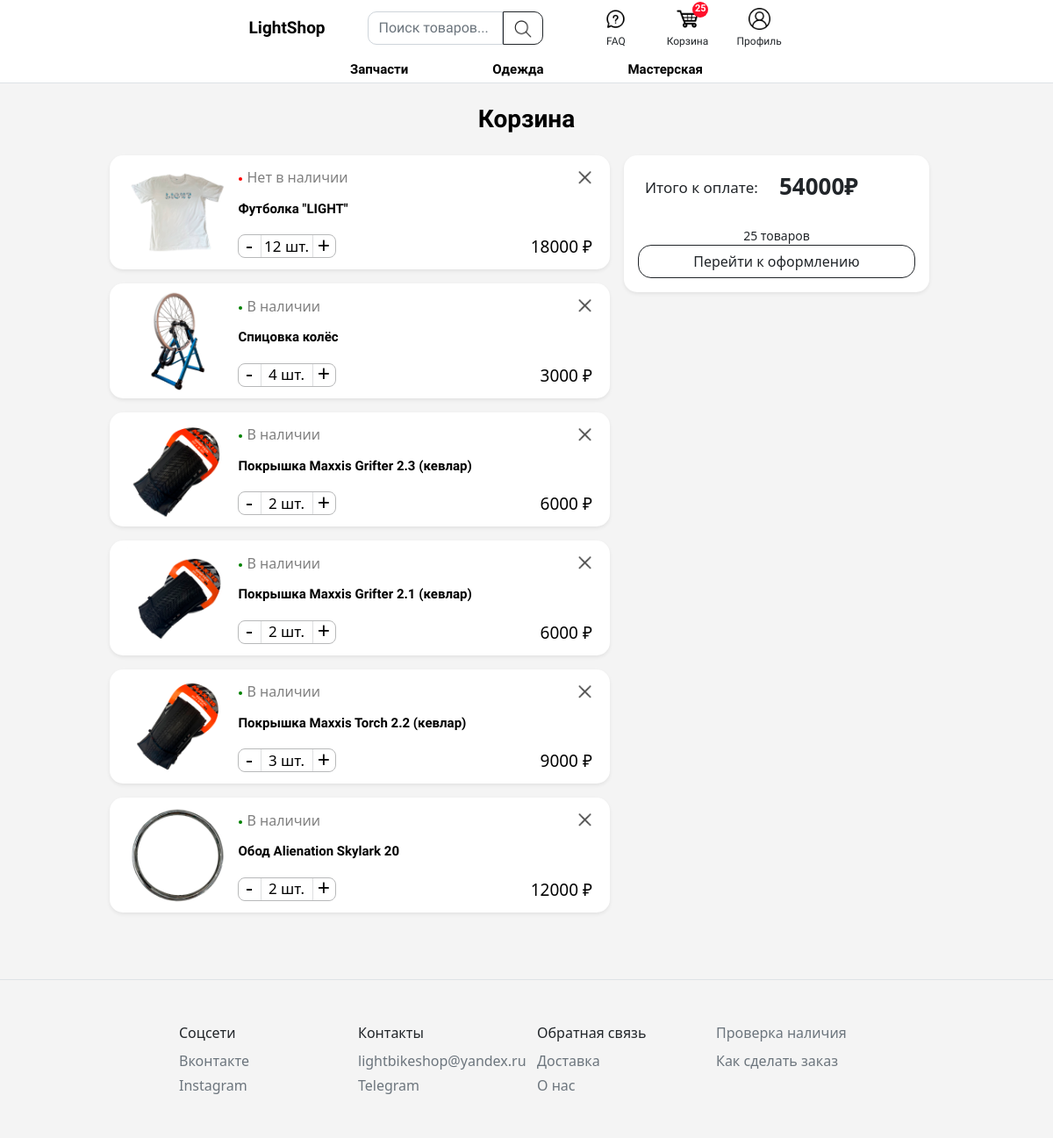
The page /cart/ (signed in) on the database as committed earlier.
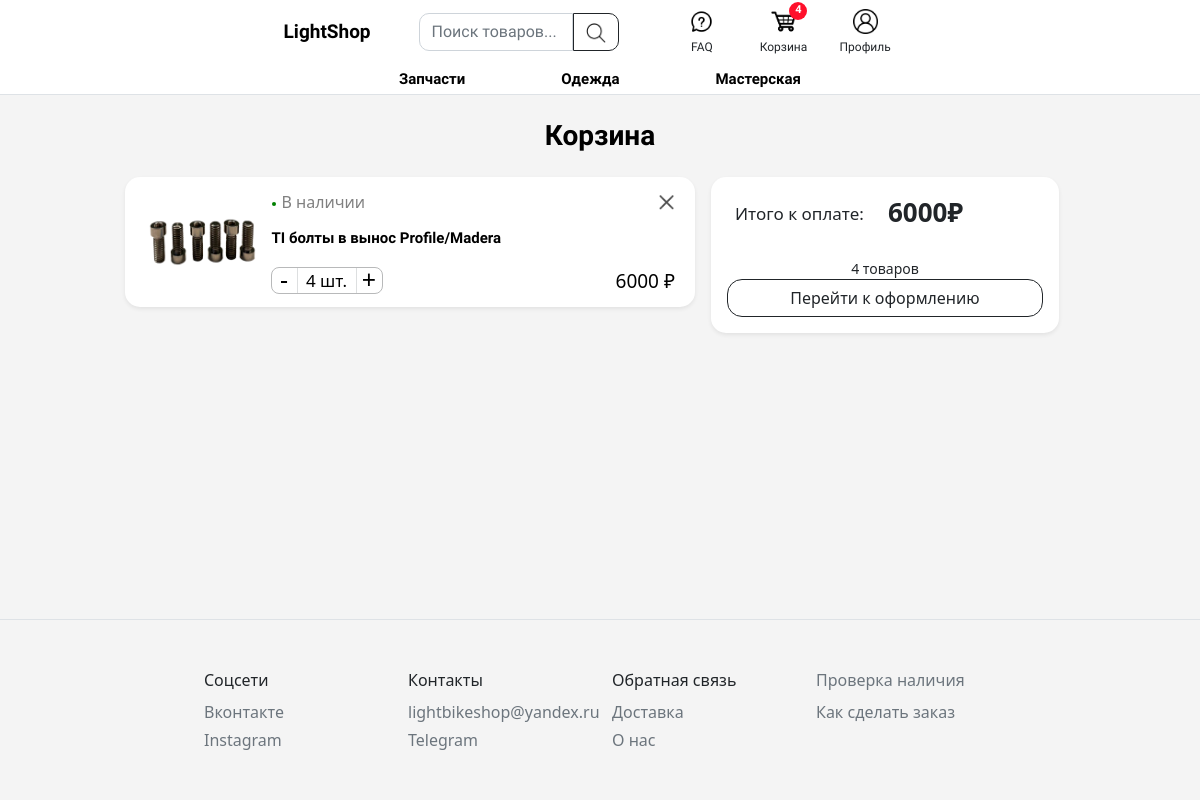
The same page on the database as committed later.
### cart/models.py (models this page shows, shortened)
class CartItem(models.Model):
    cart = models.ForeignKey(Cart, on_delete=models.CASCADE, related_name='items', db_column='Корзина')
    product = models.ForeignKey(Product, on_delete=models.CASCADE, db_column='Товар')
    quantity = models.PositiveIntegerField('Количество', default=1)
    class Meta:
        verbose_name = 'Товар корзины'
        verbose_name_plural = 'Товары корзин'

class Cart(models.Model):
    user = models.OneToOneField(User, on_delete=models.CASCADE, related_name='cart', null=True, blank=True)
    session_key = models.CharField('Ключ сессии, вас это не касается пидоры', max_length=40, blank=True)
    def get_cart_total_price(self):
        items = self.items.all()
        price = sum([item.product.price * item.quantity for item in items])
        return price
    def get_cart_total_count(self):
        items = self.items.all()
        count = sum([item.quantity for item in items])
        return count
    class Meta:
        verbose_name = 'Корзина'
        verbose_name_plural = 'Корзины'

### products/models.py (models this page shows, shortened)
class ProductImage(models.Model):
	product = models.ForeignKey(Product, on_delete=models.CASCADE, related_name='images')
	image = models.ImageField(upload_to='products/', default='images/no-photo.jpg')

class Product(models.Model):
	category = models.ForeignKey(Category, null=True, on_delete=models.PROTECT)
	brand = models.ForeignKey(Brand, null=True, blank=True, on_delete=models.CASCADE)
	name = models.CharField('Название', max_length=200)
	available_andrey = models.BooleanField('Есть в наличии у Андрея', default=True)
	available_damir = models.BooleanField('Есть в наличии у Дамира', default=True)
	price = models.FloatField('Цена')
	count = models.PositiveSmallIntegerField('Количество в наличии', null=True)
	new = models.BooleanField('Новый?', default=True)
	rec = models.BooleanField('Рекоммендуемый?', default=False)
	description = models.TextField('Описание')
	created = models.DateTimeField('Дата создания', auto_now_add=True)
	updated = models.DateTimeField('Дата последнего обновления', auto_now=True)
	slug = models.SlugField('Название в ссылке', max_length=200, db_index=True)
	class Meta:
		ordering = ('name',)
		verbose_name = 'Товар'
		verbose_name_plural = 'Товары'
	def get_absolute_url(self):
		return reverse('products:product_detail', args=[self.category.slug, self.id, self.slug])

### cart/views.py (the view)
# urls.py: path('cart/', views.cart, name="cart"),
def cart(request):
    items, cart = cartData(request)
    for item in items:
        item.total = item.product.price * item.quantity
    cart.quantity = cart.get_cart_total_count()
    cart.total = cart.get_cart_total_price()
    context = {'items': items, 'cart': cart}
    return render(request, "cart/cart.html", context)

### templates/cart/cart.html (shortened to what this page needs)
{% extends 'main/main.html' %}
{% load static %}
{% block content %}
<div class="pt-3 d-flex justify-content-center">
  <div class="d-inline-flex px-3 py-2">
    <h3 class="fw-bold mb-0" style="color: black; font-family: 'Comfortaa', cursive;">Корзина</h3>
  </div>
</div>
<div class="container">
	<div>
		<div class="row justify-content-center">
			<div class="col-lg-6 col-11 pt-3 mt-0" id='cart-items' style="color: black; font-size: 15px;">
				<div class="cart-items">
					{% for item in items %}
					  <div class="row mb-3 hover-shadow p-2 product" id="product-{{ item.product.id }}" data-product-id="{{ item.product.id }}">
					    <div class="col-lg-3 col-3">
					      {% with first_image=item.product.images.first %}
							    {% if first_image %}
							      <img class='thumbnail' src="{{ first_image.image.url }}" alt="Product Image">
							    {% else %}
							      <img class='thumbnail' src="{% static 'images/no-photo.jpg' %}" alt="Product Image">
							    {% endif %}
							  {% endwith %}
					    </div>
					    <div class="row flex-column col-lg col p-0">
					    	<div class="row col align-items-center pe-0 d-flex">
					    		<div class="col">
										{% if item.product.available_damir or item.product.available_andrey %}
												<span class="d-flex" style="color: gray; font-size: 16px;"><i class="dot_in_product_card" style="background-color: green;"></i>В наличии</span>
										{% else %}
												<span class="d-flex" style="color: gray;  font-size: 16px;"><i class="dot_in_product_card" style="background-color: red;"></i>Нет в наличии</span>
										{% endif %}
									</div>
									<div class="col d-flex justify-content-end">
											<a href="#" class="shadow-none btn p-0 delete-btn" data-product-id="{{ item.product.id }}" title="Удалить">
											  <img src="{% static 'images/delete.png' %}" role="link" width="15" height="15" class="mb-1">
											</a>
								  </div>
					    	</div>
					    	<div class="row col align-items-center mb-2 d-flex">
							    <div class="col d-flex align-items-center">
							      	<a href="{{ item.product.get_absolute_url }}"><p class="fw-bold" style="font-family: 'Comfortaa', cursive;">{{ item.product.name }}</p></a>
							    </div>
								</div>
						    <div class="row col align-items-center pe-0 d-flex">
										<div class="col">
								        <div class="counter">
									          <button class="remove-from-cart-btn" data-product-id="{{ item.product.id }}" data-stock-count="10">-</button>
									          		<span class="product-quantity" style="font-weight: 400; font-size: 17px">{{ item.quantity }} шт.</span>
									          <button class="add-to-cart-btn" data-product-id="{{ item.product.id }}" data-stock-count="10">+</button>
								        </div>
							      </div>
							      <div class="col-4 d-flex justify-content-end">
							        	<p class="product-total-price" style="font-weight: 500; font-size: 19px;">{{ item.total|floatformat:0 }} ₽</p>
							      </div>
						    </div>
					    </div>
					  </div>
					{% endfor %}
				</div>
			</div>
			<div class="col-lg-4 pt-3 mt-0">
				<div class="shadow-sm p-3  mx-1 flex-column" style="border-radius: 15px; background-color: white">
					<div class="col d-flex">
						<div class="d-inline-flex me-3 p-2">
							<span style="font-size: 17px;">Итого к оплате:</span>
						</div>
						<div class="d-inline-flex">
							<span class="fw-bold" style="font-size: 26px;" id="cart-total-price" >{{cart.total|floatformat:"0"}}₽</span>
						</div>
					</div>
					<div class="col">
							<p class="text-center mt-4" style="font-size: 14px;" id="cart-total-count" >{{cart.quantity}} товаров</p>
					</div>
					<div class="col">
							<a id='checkout-btn' class="btn btn-outline-dark" href="{% url 'cart:checkout' %}" style="width:100%; border-radius: 15px;">Перейти к оформлению</a>
					</div>
				</div>
			</div>
		</div>
	</div>
</div>
{% endblock content %}

### templates/main/main.html (shortened to what this page needs)
<!DOCTYPE html>
{% load static %}
<html>
<head>
	<link href="https://cdn.jsdelivr.net/npm/bootstrap@5.0.2/dist/css/bootstrap.min.css" rel="stylesheet">
	<link rel="stylesheet" type="text/css" href="{% static 'css/main.css' %}">
    <link rel="stylesheet" href="https://unpkg.com/swiper/swiper-bundle.min.css">
</head>
<body>
	<div class="layout">
		<header class="header">
			<div class="the-header border-bottom" style="font-family: 'Comfortaa', cursive;">
				<div class="the-header-inner d-flex align-items-center justify-content-center">
					<div class="the-header-logobox d-flex justify-content-center">
						<a class="the-header-logo" href="{% url 'store:news' %}">LightShop</a>
					</div>
					<div class="search-box col-lg-2 col-md-4 me-3">
						<div id="searchBlock">
							<form method="GET" action="{% url 'products:search' %}" id="search-form" class="needs-validation" novalidate>
								<div class="d-flex">
						    		<input name='q' type="text" class="form-control shadow-none" placeholder="Поиск товаров..." style="border-radius: 10px 0 0 10px;">
						    		<button type="submit" class="btn btn-outline-dark shadow-none" id="search-button" style="border-radius: 0 10px 10px 0;">
						    			<img src="{% static 'images/search-icon.png' %}" width="20" height="20">
						    		</button>
						    	</div>
					    	</form>
					    </div>
					</div>
					<div class="the-header-menu justify-content-center align-items-center">
						<div class="the-header-menu-faq-box col-2 py-1 mx-3">
				            <a href="{% url 'store:faq' %}" class="shadow-none btn d-flex flex-column align-items-center" title="FAQ">
				                <img src="{% static 'images/faq-black.png' %}" role="link" width="25" height="25" class="mb-1">
				                <span style="font-size: 12px">FAQ</span>
				            </a>
				         </div>
						<div class="the-header-menu-cart-box col-2 py-1 mx-3">
				            <a href="{% url 'cart:cart' %}" class="the-header-menu-cart shadow-none btn d-flex flex-column align-items-center" title="Корзина">
				                <img src="{% static 'images/cart-black.png' %}" role="link" width="25" height="25" class="mb-1">
				                <span style="font-size: 12px">Корзина</span>
				               	<div class="cart-count">
				               		<span class="cart-count-text">{{cartItems}}</span>
				               	</div>
				            </a>
				        </div>
				        {% if user.is_authenticated %}
				        <div class="the-header-menu-profile-box col-2 py-1 mx-3">
				            <a href="{% url 'accounts:profile' %}" class="shadow-none btn d-flex flex-column align-items-center" title="Профиль">
				                <img src="{% static 'images/profile-black.png' %}" role="link" width="25" height="25" class="mb-1">
				                <span style="font-size: 12px">Профиль</span>
				            </a>
				        </div>
				        {% endif %}
					</div>
				</div>
				<div class="the-header-catalog d-flex align-items-center justify-content-center">
					<div class="the-header-catalog-categories d-flex justify-content-center px-5">
						<a class="" href="{% url 'products:catalog' %}">Запчасти</a>
					</div>
					<div class="the-header-catalog-categories d-flex justify-content-center px-5">
						<a class="" href="{% url 'products:product_list_by_category' category='clothes' %}">Одежда</a>
					</div>
					<div class="the-header-catalog-categories d-flex justify-content-center px-5">
						<a class="" href="{% url 'products:product_list_by_category' category='workshop' %}">Мастерская</a>
					</div>
				</div>
			</div>
		</header>
		<div class="page-wrapper">
        {% block content %}
        {% endblock content %}
    	</div>
   </div>
	<footer class="footer">
 		<div class="my-5 footer-content">
     		<div class="row justify-content-center">
         			<div class="col-sm-2 text-left">
         				<div class="row justify-content-center">
         					<div class="col">
         						<p class="font-weight-bold mb-2">Соцсети</p>
         					</div>
         					<div class="col mb-1">
         						<a class="text-secondary text-decoration-none" href="https://vk.com/light_bikeshop">Вконтакте</a>
         					</div>
        					<div class="col">
        						<a class="text-secondary text-decoration-none" href="https://instagram.com/light_bikeshop">Instagram</a>
        					</div>
     				</div>
 				</div>
 				<div class="col-sm-2 text-left">
         				<div class="row justify-content-center">
         					<div class="col">
         						<p class="font-weight-bold mb-2">Контакты</p>
         					</div>
         					<div class="col mb-1">
 								<p class="text-secondary mb-0 ">lightbikeshop@yandex.ru</p>
         					</div>
        					<div class="col">
        						<a class="text-secondary text-decoration-none" href="https://t.me/light_bikeshop">Telegram</a>
        					</div>
     				</div>
 				</div>
 				<div class="col-sm-2 text-left">
         				<div class="row justify-content-center">
         					<div class="col">
         						<p class="font-weight-bold mb-2">Обратная связь</p>
         					</div>
         					<div class="col mb-1">
     							<a class="text-secondary text-decoration-none" href="{% url 'store:faq' %}#faq-chapter-5">Доставка</a>
     						</div>
         					<div class="col">
     							<a class="text-secondary text-decoration-none" href="{% url 'store:faq' %}#faq-chapter-1">О нас</a>
     					</div>
     				</div>
 				</div>
 				<div class="col-sm-2 text-left">
         				<div class="row justify-content-center">
         					<div class="col mb-2">
         						<a class="text-secondary text-decoration-none" href="{% url 'store:faq' %}#faq-chapter-3">Проверка наличия</a>
         					</div>
         					<div class="col">
     								<a class="text-secondary text-decoration-none" href="{% url 'store:faq' %}#faq-chapter-2">Как сделать заказ</a>
     							</div>
     					</div>
     				</div>
 				</div>
     		</div>
	</footer>
</body>
</html>

Rows that differ between the two databases and show on the page:
removed CartItem: product.images.first.image (picture), shows "Нет в наличии", product.name "Футболка \"LIGHT\"", quantity "12", total "18000"
removed CartItem: product.images.first.image (picture), shows "В наличии", product.name "Спицовка колёс", quantity "4", total "3000"
removed CartItem: product.images.first.image (picture), shows "В наличии", product.name "Покрышка Maxxis Grifter 2.3 (кевлар)", quantity "2", total "6000"
removed CartItem: product.images.first.image (picture), shows "В наличии", product.name "Покрышка Maxxis Grifter 2.1 (кевлар)", quantity "2", total "6000"
removed CartItem: product.images.first.image (picture), shows "В наличии", product.name "Покрышка Maxxis Torch 2.2 (кевлар)", quantity "3", total "9000"
removed CartItem: product.images.first.image (picture), shows "В наличии", product.name "Обод Alienation Skylark 20", quantity "2", total "12000"
added CartItem: product.images.first.image (picture), shows "В наличии", product.name "TI болты в вынос Profile/Madera", quantity "4", total "6000"
computed for Cart: total "54000" → "6000"; quantity "25" → "4"
Other text that changed with them:
{{ cartItems }}: "25" → "4"
